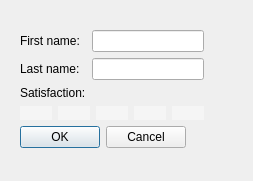
<?xml version="1.0" encoding="UTF-8"?>
<ui version="4.0">
 <class>editDialog</class>
 <widget class="QDialog" name="editDialog">
  <property name="geometry">
   <rect>
    <x>0</x>
    <y>0</y>
    <width>253</width>
    <height>181</height>
   </rect>
  </property>
  <property name="windowTitle">
   <string>Add Client</string>
  </property>
  <widget class="QWidget" name="layoutWidget">
   <property name="geometry">
    <rect>
     <x>20</x>
     <y>30</y>
     <width>211</width>
     <height>141</height>
    </rect>
   </property>
   <layout class="QFormLayout" name="formLayout_2">
    <item row="1" column="0">
     <widget class="QDialogButtonBox" name="buttonBox">
      <property name="orientation">
       <enum>Qt::Horizontal</enum>
      </property>
      <property name="standardButtons">
       <set>QDialogButtonBox::Cancel|QDialogButtonBox::Ok</set>
      </property>
     </widget>
    </item>
    <item row="0" column="0">
     <layout class="QFormLayout" name="formLayout">
      <item row="0" column="0">
       <widget class="QLabel" name="firstNameLabel">
        <property name="text">
         <string>First name:</string>
        </property>
       </widget>
      </item>
      <item row="0" column="1">
       <widget class="QLineEdit" name="firstNameEdit"/>
      </item>
      <item row="1" column="0">
       <widget class="QLabel" name="lastNameLabel">
        <property name="text">
         <string>Last name:</string>
        </property>
       </widget>
      </item>
      <item row="1" column="1">
       <widget class="QLineEdit" name="lastNameEdit"/>
      </item>
      <item row="2" column="0">
       <widget class="QLabel" name="satisfactionLabel">
        <property name="text">
         <string>Satisfaction:</string>
        </property>
       </widget>
      </item>
      <item row="3" column="0" colspan="2">
       <layout class="QHBoxLayout" name="horizontalLayout">
        <item>
         <widget class="QPushButton" name="happyButton">
          <property name="styleSheet">
           <string notr="true">qproperty-icon: url(:/happy.png);
border:none;
background-color:rgba(255, 255, 255,100);</string>
          </property>
          <property name="text">
           <string/>
          </property>
         </widget>
        </item>
        <item>
         <widget class="QPushButton" name="happinessButton">
          <property name="styleSheet">
           <string notr="true">qproperty-icon: url(:/happiness.png);
border:none;
background-color:rgba(255, 255, 255,100);</string>
          </property>
          <property name="text">
           <string/>
          </property>
         </widget>
        </item>
        <item>
         <widget class="QPushButton" name="neutralButton">
          <property name="styleSheet">
           <string notr="true">qproperty-icon: url(:/neutral.png);
border:none;
background-color:rgba(255, 255, 255,100);</string>
          </property>
          <property name="text">
           <string/>
          </property>
         </widget>
        </item>
        <item>
         <widget class="QPushButton" name="sadButton">
          <property name="styleSheet">
           <string notr="true">qproperty-icon: url(:/sad.png);
border:none;
background-color:rgba(255, 255, 255,100);</string>
          </property>
          <property name="text">
           <string/>
          </property>
         </widget>
        </item>
        <item>
         <widget class="QPushButton" name="cryingButton">
          <property name="styleSheet">
           <string notr="true">qproperty-icon: url(:/crying.png);
border:none;
background-color:rgba(255, 255, 255,100);</string>
          </property>
          <property name="text">
           <string/>
          </property>
         </widget>
        </item>
       </layout>
      </item>
      <item row="2" column="1">
       <widget class="QLabel" name="satisfactionEdit">
        <property name="text">
         <string/>
        </property>
       </widget>
      </item>
     </layout>
    </item>
   </layout>
  </widget>
 </widget>
 <resources/>
 <connections>
  <connection>
   <sender>buttonBox</sender>
   <signal>accepted()</signal>
   <receiver>editDialog</receiver>
   <slot>accept()</slot>
   <hints>
    <hint type="sourcelabel">
     <x>248</x>
     <y>254</y>
    </hint>
    <hint type="destinationlabel">
     <x>157</x>
     <y>274</y>
    </hint>
   </hints>
  </connection>
  <connection>
   <sender>buttonBox</sender>
   <signal>rejected()</signal>
   <receiver>editDialog</receiver>
   <slot>reject()</slot>
   <hints>
    <hint type="sourcelabel">
     <x>316</x>
     <y>260</y>
    </hint>
    <hint type="destinationlabel">
     <x>286</x>
     <y>274</y>
    </hint>
   </hints>
  </connection>
 </connections>
</ui>
